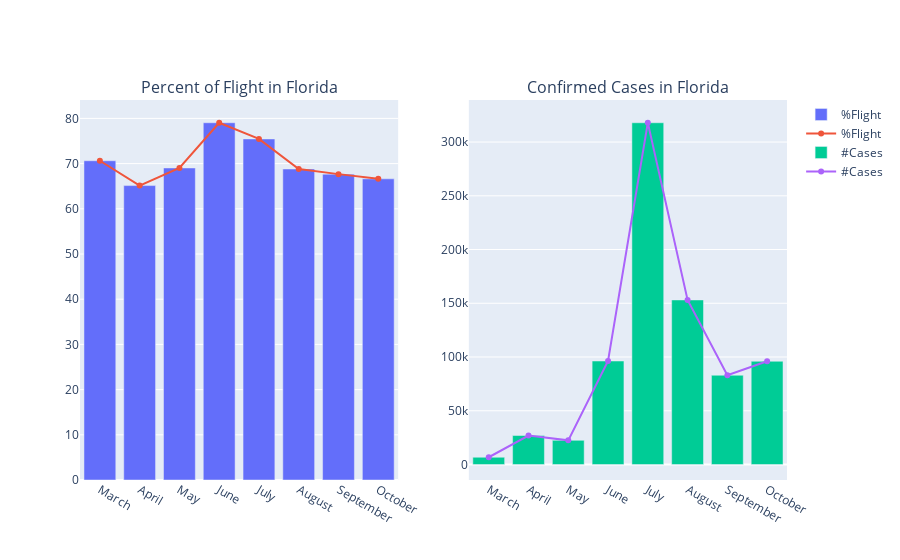

The cell this chart's notebook holds for it:
### Code cell
plotStateData('Florida')

### Figure 1 — Plotly figure (JSON) as saved in the notebook; plotly's stock layout.template omitted (floating-point values rounded to 4 significant figures)
{"data": [{"name": "%Flight", "type": "bar", "x": ["March", "April", "May", "June", "July", "August", "September", "October"], "xaxis": "x", "y": [70.62, 65.13, 69.03, 79.03, 75.45, 68.8, 67.67, 66.62], "yaxis": "y"}, {"name": "%Flight", "type": "scatter", "x": ["March", "April", "May", "June", "July", "August", "September", "October"], "xaxis": "x", "y": [70.62, 65.13, 69.03, 79.03, 75.45, 68.8, 67.67, 66.62], "yaxis": "y"}, {"name": "#Cases", "type": "bar", "x": ["March", "April", "May", "June", "July", "August", "September", "October"], "xaxis": "x2", "y": [6741, 26949, 22473, 96271, 317952, 153085, 83045, 96031], "yaxis": "y2"}, {"name": "#Cases", "type": "scatter", "x": ["March", "April", "May", "June", "July", "August", "September", "October"], "xaxis": "x2", "y": [6741, 26949, 22473, 96271, 317952, 153085, 83045, 96031], "yaxis": "y2"}], "layout": {"annotations": [{"font": {"size": 16}, "showarrow": false, "text": "Percent of Flight in Florida", "x": 0.225, "xanchor": "center", "xref": "paper", "y": 1, "yanchor": "bottom", "yref": "paper"}, {"font": {"size": 16}, "showarrow": false, "text": "Confirmed Cases in Florida", "x": 0.775, "xanchor": "center", "xref": "paper", "y": 1, "yanchor": "bottom", "yref": "paper"}], "xaxis": {"anchor": "y", "domain": [0, 0.45]}, "xaxis2": {"anchor": "y2", "domain": [0.55, 1]}, "yaxis": {"anchor": "x", "domain": [0, 1]}, "yaxis2": {"anchor": "x2", "domain": [0, 1]}}}
